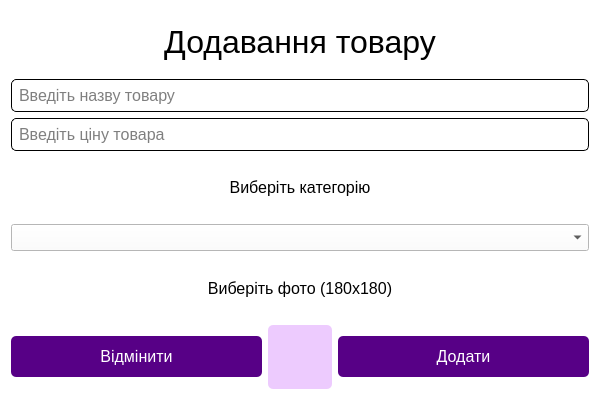
<?xml version="1.0" encoding="UTF-8"?>
<ui version="4.0">
 <class>addproductdialog</class>
 <widget class="QDialog" name="addproductdialog">
  <property name="geometry">
   <rect>
    <x>0</x>
    <y>0</y>
    <width>600</width>
    <height>400</height>
   </rect>
  </property>
  <property name="windowTitle">
   <string>Dialog</string>
  </property>
  <property name="styleSheet">
   <string notr="true">background-color: rgb(255, 255, 255);</string>
  </property>
  <layout class="QVBoxLayout" name="verticalLayout_3">
   <item>
    <layout class="QVBoxLayout" name="verticalLayout_2">
     <property name="spacing">
      <number>6</number>
     </property>
     <item>
      <layout class="QVBoxLayout" name="verticalLayout">
       <item>
        <widget class="QLabel" name="label_3">
         <property name="maximumSize">
          <size>
           <width>16777215</width>
           <height>100</height>
          </size>
         </property>
         <property name="font">
          <font>
           <family>Arial</family>
           <pointsize>24</pointsize>
          </font>
         </property>
         <property name="text">
          <string>Додавання товару</string>
         </property>
         <property name="alignment">
          <set>Qt::AlignmentFlag::AlignCenter</set>
         </property>
        </widget>
       </item>
       <item>
        <widget class="QLineEdit" name="name">
         <property name="font">
          <font>
           <family>Arial</family>
           <pointsize>12</pointsize>
          </font>
         </property>
         <property name="styleSheet">
          <string notr="true">border: 1px solid black;
padding: 5px;
border-radius: 5px;
</string>
         </property>
         <property name="placeholderText">
          <string>Введіть назву товару</string>
         </property>
        </widget>
       </item>
       <item>
        <widget class="QLineEdit" name="price">
         <property name="font">
          <font>
           <family>Arial</family>
           <pointsize>12</pointsize>
          </font>
         </property>
         <property name="styleSheet">
          <string notr="true">border: 1px solid black;
padding: 5px;
border-radius: 5px;
</string>
         </property>
         <property name="placeholderText">
          <string>Введіть ціну товара</string>
         </property>
        </widget>
       </item>
       <item>
        <widget class="QLabel" name="label">
         <property name="maximumSize">
          <size>
           <width>16777215</width>
           <height>64</height>
          </size>
         </property>
         <property name="font">
          <font>
           <family>Arial</family>
           <pointsize>12</pointsize>
          </font>
         </property>
         <property name="text">
          <string>Виберіть категорію</string>
         </property>
         <property name="alignment">
          <set>Qt::AlignmentFlag::AlignCenter</set>
         </property>
        </widget>
       </item>
       <item>
        <widget class="QComboBox" name="comboBox">
         <property name="font">
          <font>
           <family>Arial</family>
           <pointsize>12</pointsize>
          </font>
         </property>
         <property name="cursor">
          <cursorShape>PointingHandCursor</cursorShape>
         </property>
         <property name="focusPolicy">
          <enum>Qt::FocusPolicy::NoFocus</enum>
         </property>
        </widget>
       </item>
       <item>
        <widget class="QLabel" name="label_2">
         <property name="maximumSize">
          <size>
           <width>16777215</width>
           <height>64</height>
          </size>
         </property>
         <property name="font">
          <font>
           <family>Arial</family>
           <pointsize>12</pointsize>
          </font>
         </property>
         <property name="text">
          <string>Виберіть фото (180x180)</string>
         </property>
         <property name="alignment">
          <set>Qt::AlignmentFlag::AlignCenter</set>
         </property>
        </widget>
       </item>
      </layout>
     </item>
     <item>
      <layout class="QGridLayout" name="gridLayout">
       <item row="1" column="0">
        <layout class="QHBoxLayout" name="horizontalLayout">
         <item>
          <widget class="QPushButton" name="cancel">
           <property name="minimumSize">
            <size>
             <width>0</width>
             <height>41</height>
            </size>
           </property>
           <property name="maximumSize">
            <size>
             <width>16777215</width>
             <height>41</height>
            </size>
           </property>
           <property name="font">
            <font>
             <family>Arial</family>
             <pointsize>-1</pointsize>
            </font>
           </property>
           <property name="styleSheet">
            <string notr="true">#cancel {
    background-color:rgb(87, 0, 134);
    color: white;
    font-size: 16px;
    padding: 10px;
    border-radius: 5px;
	border: none;
}

#cancel:hover {
    background-color:rgb(0, 238, 255);
}

#cancel:pressed {
    background-color:rgb(255, 255, 255);
}</string>
           </property>
           <property name="text">
            <string>Відмінити</string>
           </property>
          </widget>
         </item>
         <item>
          <widget class="QPushButton" name="addphoto">
           <property name="sizePolicy">
            <sizepolicy hsizetype="Minimum" vsizetype="Preferred">
             <horstretch>0</horstretch>
             <verstretch>0</verstretch>
            </sizepolicy>
           </property>
           <property name="minimumSize">
            <size>
             <width>64</width>
             <height>64</height>
            </size>
           </property>
           <property name="maximumSize">
            <size>
             <width>64</width>
             <height>64</height>
            </size>
           </property>
           <property name="font">
            <font>
             <family>Arial</family>
             <pointsize>12</pointsize>
            </font>
           </property>
           <property name="styleSheet">
            <string notr="true">#addphoto {
background-color: rgb(237, 203, 254);
border-radius: 5px;
}

#addphoto:hover {
    background-color:rgb(0, 238, 255);
}

#addphoto:pressed {
    background-color:rgb(255, 255, 255);
}</string>
           </property>
           <property name="text">
            <string/>
           </property>
           <property name="flat">
            <bool>false</bool>
           </property>
          </widget>
         </item>
         <item>
          <widget class="QPushButton" name="confirm">
           <property name="minimumSize">
            <size>
             <width>0</width>
             <height>41</height>
            </size>
           </property>
           <property name="maximumSize">
            <size>
             <width>16777215</width>
             <height>41</height>
            </size>
           </property>
           <property name="font">
            <font>
             <family>Arial</family>
             <pointsize>-1</pointsize>
            </font>
           </property>
           <property name="styleSheet">
            <string notr="true">#confirm {
    background-color:rgb(87, 0, 134);
    color: white;
    font-size: 16px;
    padding: 10px;
    border-radius: 5px;
	border: none;
}

#confirm:hover {
    background-color:rgb(0, 238, 255);
}

#confirm:pressed {
    background-color:rgb(255, 255, 255);
}</string>
           </property>
           <property name="text">
            <string>Додати</string>
           </property>
          </widget>
         </item>
        </layout>
       </item>
      </layout>
     </item>
    </layout>
   </item>
  </layout>
 </widget>
 <resources/>
 <connections/>
</ui>
